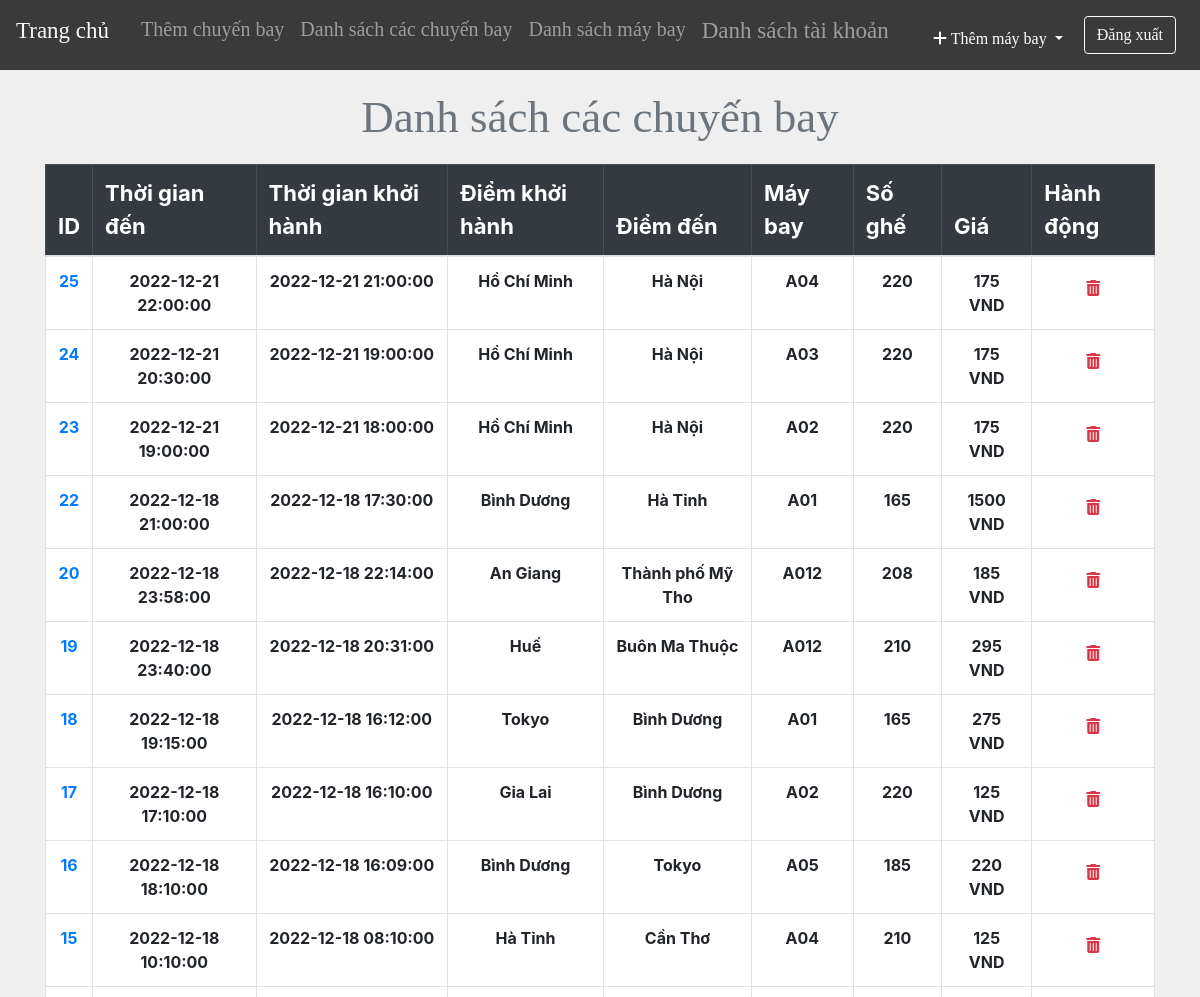
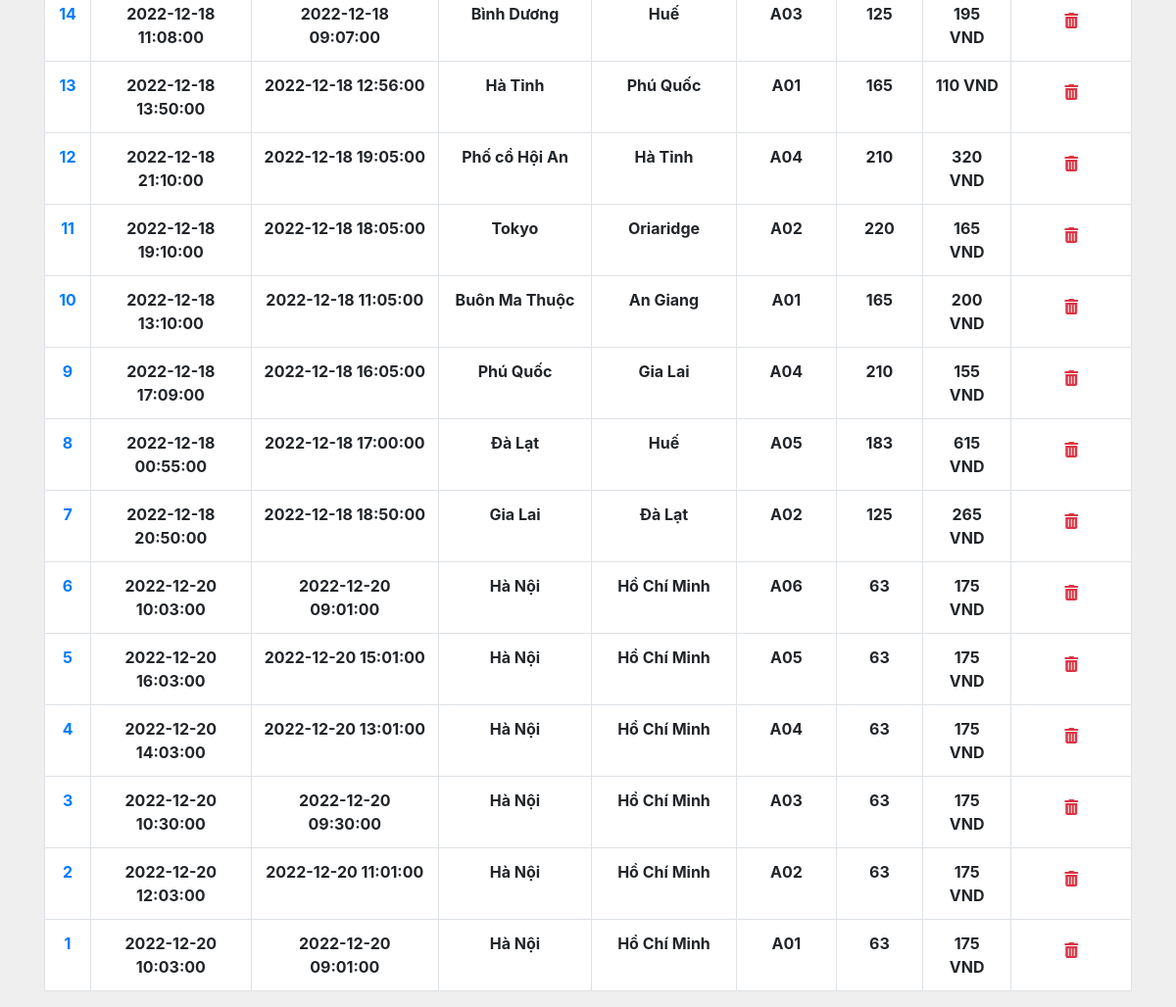
The app's page /admin/all_flights.php (signed in) with its own data (2 pictures, top to bottom).
### tables this page shows
CREATE TABLE `flight` (
  `flight_id` int(11) NOT NULL,
  `admin_id` int(11) NOT NULL,
  `arrivale` datetime NOT NULL,
  `departure` datetime NOT NULL,
  `Destination` varchar(20) NOT NULL,
  `source` varchar(20) NOT NULL,
  `airline` varchar(20) NOT NULL,
  `Seats` varchar(110) NOT NULL,
  `duration` varchar(20) NOT NULL,
  `Price` int(11) NOT NULL,
  `status` varchar(6) DEFAULT NULL,
  `issue` varchar(50) DEFAULT NULL,
  `last_seat` varchar(5) DEFAULT '',
  `bus_seats` int(11) DEFAULT 20,
  `last_bus_seat` varchar(5) DEFAULT ''
);

### admin/all_flights.php (the view, shortened to what this page needs)
<?php include_once 'header.php'; ?>
<?php include_once 'footer.php';
require '../helpers/init_conn_db.php'; ?>
<main>
  <?php if (isset($_SESSION['adminId'])) { ?>
  <div class="container-md mt-2">
    <h1 class="display-4 text-center text-secondary">Danh sách các chuyến bay</h1>
    <table class="table table-bordered">
      <thead class="table-dark">
        <tr>
          <th scope="col">ID</th>
          <th scope="col">Thời gian đến</th>
          <th scope="col">Thời gian khởi hành</th>
          <th scope="col">Điểm khởi hành</th>
          <th scope="col">Điểm đến</th>
          <th scope="col">Máy bay</th>
          <th scope="col">Số ghế</th>
          <th scope="col">Giá</th>
          <th scope="col">Hành động </th>
        </tr>
      </thead>
      <tbody>
        <?php
    $sql = 'SELECT * FROM Flight ORDER BY flight_id DESC';
    $stmt = mysqli_stmt_init($conn);
    mysqli_stmt_prepare($stmt, $sql);
    mysqli_stmt_execute($stmt);
    $result = mysqli_stmt_get_result($stmt);
    while ($row = mysqli_fetch_assoc($result)) {
      echo "
                  <tr class='text-center'>
                    <td scope='row'>
                      <a href='pass_list.php?flight_id=" . $row['flight_id'] . "'>
                      " . $row['flight_id'] . " </a> </td>
                    <td>" . $row['arrivale'] . "</td>
                    <td>" . $row['departure'] . "</td>
                    <td>" . $row['source'] . "</td>
                    <td>" . $row['Destination'] . "</td>
                    <td>" . $row['airline'] . "</td>
                    <td>" . $row['Seats'] . "</td>
                    <td> " . $row['Price'] . " VND</td>
                    <td>
                    <form action='all_flights.php' method='post'>
                      <input name='flight_id' type='hidden' value=" . $row['flight_id'] . ">
                      <button  class='btn' type='submit' name='del_flight'>
                      <i class='text-danger fa fa-trash'></i></button>
                    </form>
                    </td>
                  </tr>
                  ";
    }
        ?>
      </tbody>
    </table>
  </div>
  <?php } ?>
</main>

### admin/all_flights.php (style rules this page uses)
table { background-color: white; }
h1 { margin-top: 20px; margin-bottom: 20px; font-family: "Times New Roman"; font-size: 45px !important; font-weight: lighter; }
body { background-color: #efefef; }
th { font-size: 22px; }
td { margin-top: 10px !important; font-size: 16px; font-weight: bold; font-family: "Times New Roman", !important; }

### records on screen
flight: flight_id "25", arrivale "2022-12-21 22:00:00", departure "2022-12-21 21:00:00", source "Hồ Chí Minh", Destination "Hà Nội", airline "A04", Seats "220", Price "175"
flight: flight_id "24", arrivale "2022-12-21 20:30:00", departure "2022-12-21 19:00:00", source "Hồ Chí Minh", Destination "Hà Nội", airline "A03", Seats "220", Price "175"
flight: flight_id "23", arrivale "2022-12-21 19:00:00", departure "2022-12-21 18:00:00", source "Hồ Chí Minh", Destination "Hà Nội", airline "A02", Seats "220", Price "175"
flight: flight_id "22", arrivale "2022-12-18 21:00:00", departure "2022-12-18 17:30:00", source "Bình Dương", Destination "Hà Tỉnh", airline "A01", Seats "165", Price "1500"
flight: flight_id "20", arrivale "2022-12-18 23:58:00", departure "2022-12-18 22:14:00", source "An Giang", Destination "Thành phố Mỹ Tho", airline "A012", Seats "208", Price "185"
flight: flight_id "19", arrivale "2022-12-18 23:40:00", departure "2022-12-18 20:31:00", source "Huế", Destination "Buôn Ma Thuộc", airline "A012", Seats "210", Price "295"
flight: flight_id "18", arrivale "2022-12-18 19:15:00", departure "2022-12-18 16:12:00", source "Tokyo", Destination "Bình Dương", airline "A01", Seats "165", Price "275"
flight: flight_id "17", arrivale "2022-12-18 17:10:00", departure "2022-12-18 16:10:00", source "Gia Lai", Destination "Bình Dương", airline "A02", Seats "220", Price "125"
flight: flight_id "16", arrivale "2022-12-18 18:10:00", departure "2022-12-18 16:09:00", source "Bình Dương", Destination "Tokyo", airline "A05", Seats "185", Price "220"
flight: flight_id "15", arrivale "2022-12-18 10:10:00", departure "2022-12-18 08:10:00", source "Hà Tỉnh", Destination "Cần Thơ", airline "A04", Seats "210", Price "125"
flight: flight_id "14", arrivale "2022-12-18 11:08:00", departure "2022-12-18 09:07:00", source "Bình Dương", Destination "Huế", airline "A03", Seats "125", Price "195"
flight: flight_id "13", arrivale "2022-12-18 13:50:00", departure "2022-12-18 12:56:00", source "Hà Tỉnh", Destination "Phú Quốc", airline "A01", Seats "165", Price "110"
flight: flight_id "12", arrivale "2022-12-18 21:10:00", departure "2022-12-18 19:05:00", source "Phố cổ Hội An", Destination "Hà Tỉnh", airline "A04", Seats "210", Price "320"
flight: flight_id "11", arrivale "2022-12-18 19:10:00", departure "2022-12-18 18:05:00", source "Tokyo", Destination "Oriaridge", airline "A02", Seats "220", Price "165"
flight: flight_id "10", arrivale "2022-12-18 13:10:00", departure "2022-12-18 11:05:00", source "Buôn Ma Thuộc", Destination "An Giang", airline "A01", Seats "165", Price "200"
flight: flight_id "9", arrivale "2022-12-18 17:09:00", departure "2022-12-18 16:05:00", source "Phú Quốc", Destination "Gia Lai", airline "A04", Seats "210", Price "155"
flight: flight_id "8", arrivale "2022-12-18 00:55:00", departure "2022-12-18 17:00:00", source "Đà Lạt", Destination "Huế", airline "A05", Seats "183", Price "615"
flight: flight_id "7", arrivale "2022-12-18 20:50:00", departure "2022-12-18 18:50:00", source "Gia Lai", Destination "Đà Lạt", airline "A02", Seats "125", Price "265"
flight: flight_id "6", arrivale "2022-12-20 10:03:00", departure "2022-12-20 09:01:00", source "Hà Nội", Destination "Hồ Chí Minh", airline "A06", Seats "63", Price "175"
flight: flight_id "5", arrivale "2022-12-20 16:03:00", departure "2022-12-20 15:01:00", source "Hà Nội", Destination "Hồ Chí Minh", airline "A05", Seats "63", Price "175"
flight: flight_id "4", arrivale "2022-12-20 14:03:00", departure "2022-12-20 13:01:00", source "Hà Nội", Destination "Hồ Chí Minh", airline "A04", Seats "63", Price "175"
flight: flight_id "3", arrivale "2022-12-20 10:30:00", departure "2022-12-20 09:30:00", source "Hà Nội", Destination "Hồ Chí Minh", airline "A03", Seats "63", Price "175"
flight: flight_id "2", arrivale "2022-12-20 12:03:00", departure "2022-12-20 11:01:00", source "Hà Nội", Destination "Hồ Chí Minh", airline "A02", Seats "63", Price "175"
flight: flight_id "1", arrivale "2022-12-20 10:03:00", departure "2022-12-20 09:01:00", source "Hà Nội", Destination "Hồ Chí Minh", airline "A01", Seats "63", Price "175"
